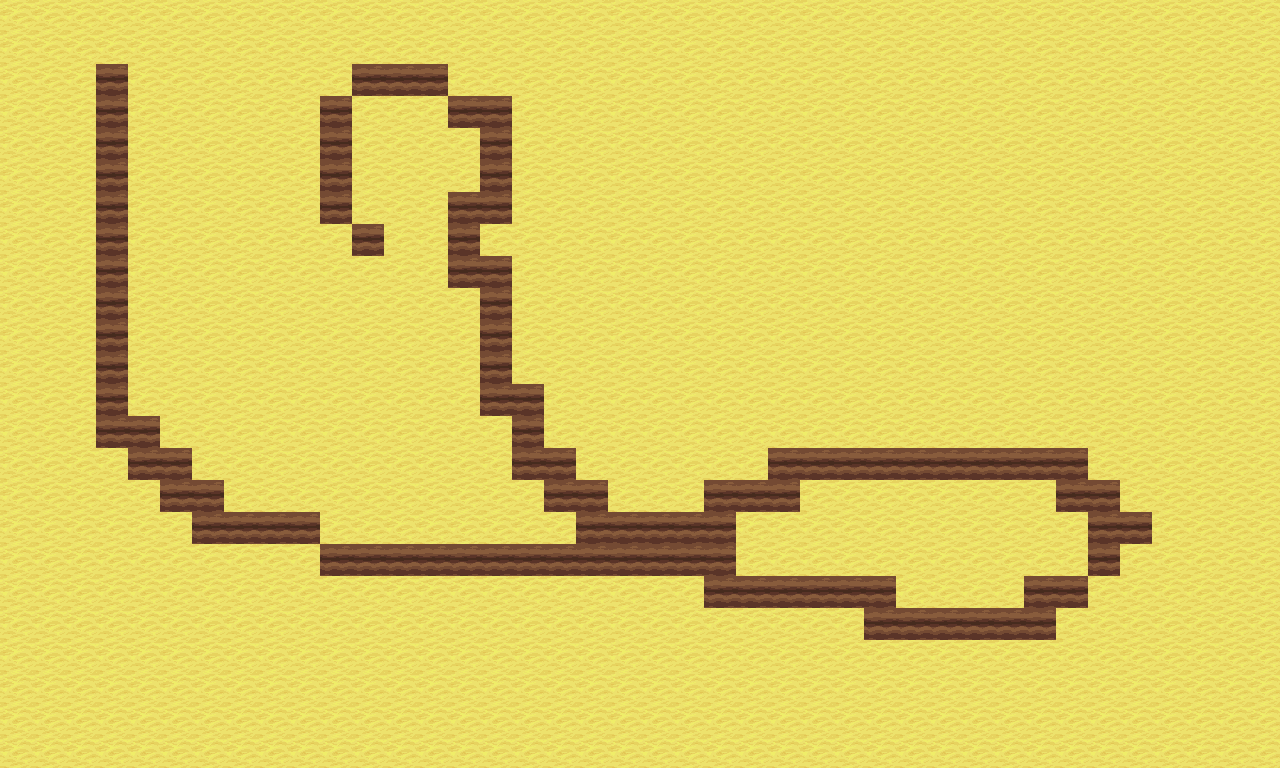

This is a level from a 2D game, rendered from its Tiled map with the project's own tilesets. A one-line summary and the complete map file follow:
An orthogonal 40x24 tile map with 32x32 px tiles, 1 tile layer (Tile Layer 1).

<map version="1.4" tiledversion="1.4.3" orientation="orthogonal" renderorder="right-down" width="40" height="24" tilewidth="32" tileheight="32" infinite="0" nextlayerid="2" nextobjectid="1">
 <tileset firstgid="1" source="terrain_atlas.tsx" />
 <layer id="1" name="Tile Layer 1" width="40" height="24">
  <data encoding="csv">
389,389,389,389,389,389,389,389,389,389,389,389,389,389,389,389,389,389,389,389,389,389,389,389,389,389,389,389,389,389,389,389,389,389,389,389,389,389,389,389,
389,389,389,389,389,389,389,389,389,389,389,389,389,389,389,389,389,389,389,389,389,389,389,389,389,389,389,389,389,389,389,389,389,389,389,389,389,389,389,389,
389,389,389,583,389,389,389,389,389,389,389,583,583,583,389,389,389,389,389,389,389,389,389,389,389,389,389,389,389,389,389,389,389,389,389,389,389,389,389,389,
389,389,389,583,389,389,389,389,389,389,583,389,389,389,583,583,389,389,389,389,389,389,389,389,389,389,389,389,389,389,389,389,389,389,389,389,389,389,389,389,
389,389,389,583,389,389,389,389,389,389,583,389,389,389,389,583,389,389,389,389,389,389,389,389,389,389,389,389,389,389,389,389,389,389,389,389,389,389,389,389,
389,389,389,583,389,389,389,389,389,389,583,389,389,389,389,583,389,389,389,389,389,389,389,389,389,389,389,389,389,389,389,389,389,389,389,389,389,389,389,389,
389,389,389,583,389,389,389,389,389,389,583,389,389,389,583,583,389,389,389,389,389,389,389,389,389,389,389,389,389,389,389,389,389,389,389,389,389,389,389,389,
389,389,389,583,389,389,389,389,389,389,389,583,389,389,583,389,389,389,389,389,389,389,389,389,389,389,389,389,389,389,389,389,389,389,389,389,389,389,389,389,
389,389,389,583,389,389,389,389,389,389,389,389,389,389,583,583,389,389,389,389,389,389,389,389,389,389,389,389,389,389,389,389,389,389,389,389,389,389,389,389,
389,389,389,583,389,389,389,389,389,389,389,389,389,389,389,583,389,389,389,389,389,389,389,389,389,389,389,389,389,389,389,389,389,389,389,389,389,389,389,389,
389,389,389,583,389,389,389,389,389,389,389,389,389,389,389,583,389,389,389,389,389,389,389,389,389,389,389,389,389,389,389,389,389,389,389,389,389,389,389,389,
389,389,389,583,389,389,389,389,389,389,389,389,389,389,389,583,389,389,389,389,389,389,389,389,389,389,389,389,389,389,389,389,389,389,389,389,389,389,389,389,
389,389,389,583,389,389,389,389,389,389,389,389,389,389,389,583,583,389,389,389,389,389,389,389,389,389,389,389,389,389,389,389,389,389,389,389,389,389,389,389,
389,389,389,583,583,389,389,389,389,389,389,389,389,389,389,389,583,389,389,389,389,389,389,389,389,389,389,389,389,389,389,389,389,389,389,389,389,389,389,389,
389,389,389,389,583,583,389,389,389,389,389,389,389,389,389,389,583,583,389,389,389,389,389,389,583,583,583,583,583,583,583,583,583,583,389,389,389,389,389,389,
389,389,389,389,389,583,583,389,389,389,389,389,389,389,389,389,389,583,583,389,389,389,583,583,583,389,389,389,389,389,389,389,389,583,583,389,389,389,389,389,
389,389,389,389,389,389,583,583,583,583,389,389,389,389,389,389,389,389,583,583,583,583,583,389,389,389,389,389,389,389,389,389,389,389,583,583,389,389,389,389,
389,389,389,389,389,389,389,389,389,389,583,583,583,583,583,583,583,583,583,583,583,583,583,389,389,389,389,389,389,389,389,389,389,389,583,389,389,389,389,389,
389,389,389,389,389,389,389,389,389,389,389,389,389,389,389,389,389,389,389,389,389,389,583,583,583,583,583,583,389,389,389,389,583,583,389,389,389,389,389,389,
389,389,389,389,389,389,389,389,389,389,389,389,389,389,389,389,389,389,389,389,389,389,389,389,389,389,389,583,583,583,583,583,583,389,389,389,389,389,389,389,
389,389,389,389,389,389,389,389,389,389,389,389,389,389,389,389,389,389,389,389,389,389,389,389,389,389,389,389,389,389,389,389,389,389,389,389,389,389,389,389,
389,389,389,389,389,389,389,389,389,389,389,389,389,389,389,389,389,389,389,389,389,389,389,389,389,389,389,389,389,389,389,389,389,389,389,389,389,389,389,389,
389,389,389,389,389,389,389,389,389,389,389,389,389,389,389,389,389,389,389,389,389,389,389,389,389,389,389,389,389,389,389,389,389,389,389,389,389,389,389,389,
389,389,389,389,389,389,389,389,389,389,389,389,389,389,389,389,389,389,389,389,389,389,389,389,389,389,389,389,389,389,389,389,389,389,389,389,389,389,389,389
</data>
 </layer>
</map>
